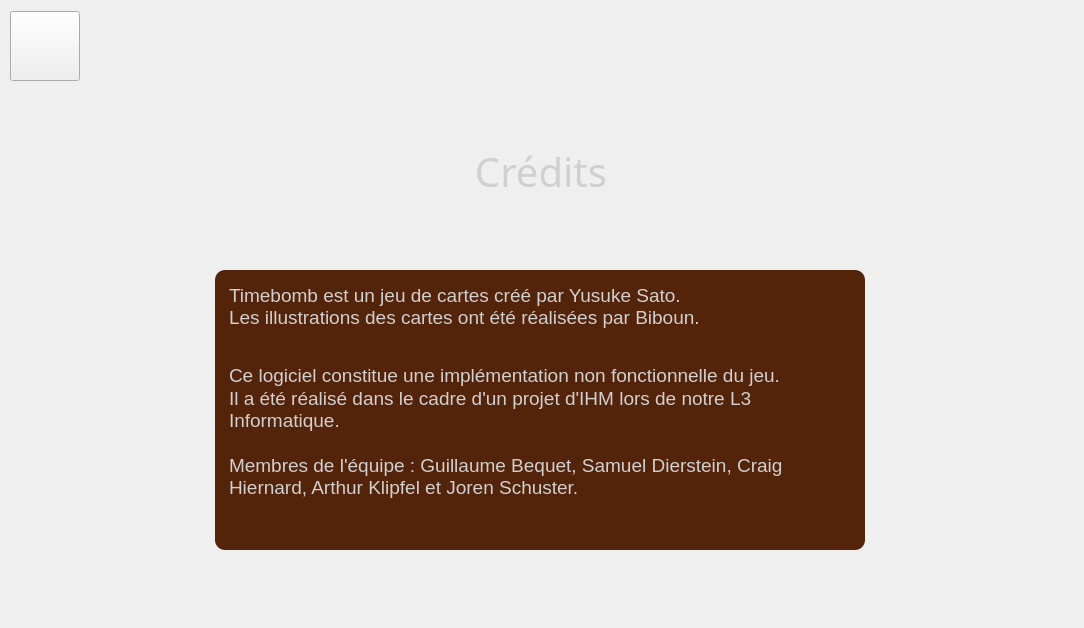
<?xml version="1.0" encoding="UTF-8"?>
<ui version="4.0">
 <class>Credits</class>
 <widget class="QWidget" name="Credits">
  <property name="geometry">
   <rect>
    <x>0</x>
    <y>0</y>
    <width>1084</width>
    <height>628</height>
   </rect>
  </property>
  <property name="sizePolicy">
   <sizepolicy hsizetype="Preferred" vsizetype="Preferred">
    <horstretch>0</horstretch>
    <verstretch>0</verstretch>
   </sizepolicy>
  </property>
  <property name="windowTitle">
   <string>Form</string>
  </property>
  <property name="layoutDirection">
   <enum>Qt::LeftToRight</enum>
  </property>
  <widget class="QWidget" name="layoutWidget">
   <property name="geometry">
    <rect>
     <x>10</x>
     <y>10</y>
     <width>1061</width>
     <height>72</height>
    </rect>
   </property>
   <layout class="QHBoxLayout" name="horizontalLayout">
    <item>
     <widget class="QPushButton" name="retour">
      <property name="minimumSize">
       <size>
        <width>70</width>
        <height>70</height>
       </size>
      </property>
      <property name="styleSheet">
       <string notr="true">QPushButton
{
    border-image:url(:/images/icons/button-back.png);
}

QPushButton:hover
{
    border-image:url(:/images/icons/button-back.png);
	background-color:#73a6a0;
	border-radius: 30px;
}</string>
      </property>
      <property name="text">
       <string/>
      </property>
     </widget>
    </item>
    <item>
     <spacer name="horizontalSpacer_5">
      <property name="orientation">
       <enum>Qt::Horizontal</enum>
      </property>
      <property name="sizeHint" stdset="0">
       <size>
        <width>40</width>
        <height>20</height>
       </size>
      </property>
     </spacer>
    </item>
   </layout>
  </widget>
  <widget class="QWidget" name="layoutWidget_2">
   <property name="geometry">
    <rect>
     <x>10</x>
     <y>110</y>
     <width>1061</width>
     <height>122</height>
    </rect>
   </property>
   <layout class="QHBoxLayout" name="horizontalLayout_2">
    <item>
     <spacer name="horizontalSpacer">
      <property name="orientation">
       <enum>Qt::Horizontal</enum>
      </property>
      <property name="sizeHint" stdset="0">
       <size>
        <width>40</width>
        <height>20</height>
       </size>
      </property>
     </spacer>
    </item>
    <item>
     <widget class="QLabel" name="label">
      <property name="minimumSize">
       <size>
        <width>500</width>
        <height>120</height>
       </size>
      </property>
      <property name="maximumSize">
       <size>
        <width>500</width>
        <height>120</height>
       </size>
      </property>
      <property name="font">
       <font>
        <family>sans-serif</family>
        <pointsize>30</pointsize>
        <weight>50</weight>
        <italic>false</italic>
        <bold>false</bold>
       </font>
      </property>
      <property name="styleSheet">
       <string notr="true">border-image:url(:/images/titles/title-frame.png);
font: 30pt sans-serif;
color:#d0d0d0;</string>
      </property>
      <property name="text">
       <string>Crédits</string>
      </property>
      <property name="alignment">
       <set>Qt::AlignCenter</set>
      </property>
     </widget>
    </item>
    <item>
     <spacer name="horizontalSpacer_2">
      <property name="orientation">
       <enum>Qt::Horizontal</enum>
      </property>
      <property name="sizeHint" stdset="0">
       <size>
        <width>40</width>
        <height>20</height>
       </size>
      </property>
     </spacer>
    </item>
   </layout>
  </widget>
  <widget class="QWidget" name="layoutWidget_3">
   <property name="geometry">
    <rect>
     <x>10</x>
     <y>270</y>
     <width>1061</width>
     <height>302</height>
    </rect>
   </property>
   <layout class="QHBoxLayout" name="horizontalLayout_3">
    <property name="sizeConstraint">
     <enum>QLayout::SetMinAndMaxSize</enum>
    </property>
    <item>
     <spacer name="horizontalSpacer_3">
      <property name="orientation">
       <enum>Qt::Horizontal</enum>
      </property>
      <property name="sizeType">
       <enum>QSizePolicy::Minimum</enum>
      </property>
      <property name="sizeHint" stdset="0">
       <size>
        <width>40</width>
        <height>20</height>
       </size>
      </property>
     </spacer>
    </item>
    <item>
     <widget class="QTextBrowser" name="textBrowser">
      <property name="minimumSize">
       <size>
        <width>650</width>
        <height>280</height>
       </size>
      </property>
      <property name="maximumSize">
       <size>
        <width>650</width>
        <height>280</height>
       </size>
      </property>
      <property name="styleSheet">
       <string notr="true">background-color:#53230a;
color:#d0d0d0;
padding:10px;
border-radius:10px;</string>
      </property>
      <property name="html">
       <string>&lt;!DOCTYPE HTML PUBLIC &quot;-//W3C//DTD HTML 4.0//EN&quot; &quot;http://www.w3.org/TR/REC-html40/strict.dtd&quot;&gt;
&lt;html&gt;&lt;head&gt;&lt;meta name=&quot;qrichtext&quot; content=&quot;1&quot; /&gt;&lt;style type=&quot;text/css&quot;&gt;
p, li { white-space: pre-wrap; }
&lt;/style&gt;&lt;/head&gt;&lt;body style=&quot; font-family:'Sans Serif'; font-size:9pt; font-weight:400; font-style:normal;&quot;&gt;
&lt;p style=&quot; margin-top:0px; margin-bottom:0px; margin-left:0px; margin-right:0px; -qt-block-indent:0; text-indent:0px;&quot;&gt;&lt;span style=&quot; font-size:14pt;&quot;&gt;Timebomb est un jeu de cartes créé par Yusuke Sato.&lt;br /&gt;Les illustrations des cartes ont été réalisées par Biboun.&lt;br /&gt;&lt;/span&gt;&lt;/p&gt;
&lt;p style=&quot; margin-top:0px; margin-bottom:0px; margin-left:0px; margin-right:0px; -qt-block-indent:0; text-indent:0px;&quot;&gt;&lt;span style=&quot; font-size:14pt;&quot;&gt;&lt;br /&gt;Ce logiciel constitue une implémentation non fonctionnelle du jeu.&lt;/span&gt;&lt;/p&gt;
&lt;p style=&quot; margin-top:0px; margin-bottom:0px; margin-left:0px; margin-right:0px; -qt-block-indent:0; text-indent:0px;&quot;&gt;&lt;span style=&quot; font-size:14pt;&quot;&gt;Il a été réalisé dans le cadre d'un projet d'IHM lors de notre L3 Informatique.&lt;/span&gt;&lt;/p&gt;
&lt;p style=&quot; margin-top:0px; margin-bottom:0px; margin-left:0px; margin-right:0px; -qt-block-indent:0; text-indent:0px;&quot;&gt;&lt;span style=&quot; font-size:14pt;&quot;&gt;&lt;br /&gt;Membres de l'équipe : Guillaume Bequet, Samuel Dierstein, Craig Hiernard, Arthur Klipfel et Joren Schuster.&lt;/span&gt;&lt;/p&gt;&lt;/body&gt;&lt;/html&gt;</string>
      </property>
     </widget>
    </item>
    <item>
     <spacer name="horizontalSpacer_4">
      <property name="orientation">
       <enum>Qt::Horizontal</enum>
      </property>
      <property name="sizeType">
       <enum>QSizePolicy::Minimum</enum>
      </property>
      <property name="sizeHint" stdset="0">
       <size>
        <width>40</width>
        <height>20</height>
       </size>
      </property>
     </spacer>
    </item>
   </layout>
  </widget>
 </widget>
 <resources/>
 <connections/>
</ui>
